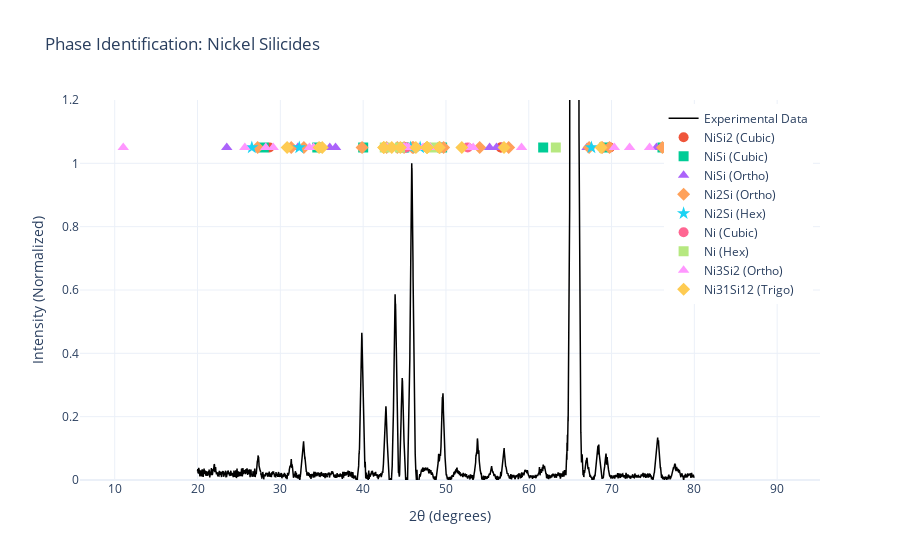

Notebook code for this chart:
### Code cell
fig = go.Figure()

# 1. Plot the Experimental Data (the black line)
fig.add_trace(go.Scatter(
    x=full_processed['Angle'], 
    y=full_processed['intensity_norm'],
    mode='lines',
    name='Experimental Data',
    line=dict(color='black', width=1.5)
))

# 2. Add Reference Markers
# We use different colors/symbols for each phase fetched from the API
symbols = ['circle', 'square', 'triangle-up', 'diamond', 'star']

for i, (name, ref) in enumerate(all_references.items()):
    # We plot these at a fixed height or relative to your data
    # Here, we plot them at y=1.05 (just above the normalized data)
    fig.add_trace(go.Scatter(
        x=ref['two_theta'],
        y=[1.05] * len(ref['two_theta']), # Align them in a row at the top
        mode='markers',
        name=name,
        marker=dict(symbol=symbols[i % len(symbols)], size=10),
        hovertemplate=f"<b>{name}</b><br>2θ: %{{x}}<br>Ref Intensity: %{{text}}%<extra></extra>",
        text=ref['intensity'] # Store relative intensity in hover text
    ))

# 3. Scientific Styling
fig.update_layout(
    yaxis_range=[0, 1.2],
    title="Phase Identification: Nickel Silicides",
    xaxis_title="2θ (degrees)",
    yaxis_title="Intensity (Normalized)",
    template="plotly_white",
    hovermode="x unified",
    legend=dict(yanchor="top", y=0.99, xanchor="right", x=0.99)
)

fig.show()

### Figure 1 — Plotly figure (JSON) as saved in the notebook; plotly's stock layout.template omitted (floating-point values rounded to 4 significant figures; data arrays with more than 128 entries replaced by an {"elided": "..."} marker saying what was removed)
{"data": [{"line": {"color": "black", "width": 1.5}, "mode": "lines", "name": "Experimental Data", "type": "scatter", "x": {"elided": "6001 float values"}, "y": {"elided": "6001 float values"}}, {"hovertemplate": "<b>NiSi2 (Cubic)</b><br>2θ: %{x}<br>Ref Intensity: %{text}%<extra></extra>", "marker": {"size": 10, "symbol": "circle"}, "mode": "markers", "name": "NiSi2 (Cubic)", "text": [100.0, 81.42, 40.71, 26.87, 10.08, 12.43, 6.216, 5.0, 5.0, 5.0, 6.573, 23.0, 9.859], "type": "scatter", "x": [28.68, 47.72, 47.72, 56.63, 56.63, 69.79, 69.79, 77.13, 77.13, 77.13, 88.95, 88.95, 88.95], "y": [1.05, 1.05, 1.05, 1.05, 1.05, 1.05, 1.05, 1.05, 1.05, 1.05, 1.05, 1.05, 1.05]}, {"hovertemplate": "<b>NiSi (Cubic)</b><br>2θ: %{x}<br>Ref Intensity: %{text}%<extra></extra>", "marker": {"size": 10, "symbol": "square"}, "mode": "markers", "name": "NiSi (Cubic)", "text": [20.43, 17.86, 11.03, 100.0, 47.09, 7.178, 9.13, 5.632, 30.32, 6.884, 5.579], "type": "scatter", "x": [28.0, 34.46, 40.01, 44.97, 49.54, 61.74, 69.12, 76.15, 79.58, 86.34, 89.69], "y": [1.05, 1.05, 1.05, 1.05, 1.05, 1.05, 1.05, 1.05, 1.05, 1.05, 1.05]}, {"hovertemplate": "<b>NiSi (Ortho)</b><br>2θ: %{x}<br>Ref Intensity: %{text}%<extra></extra>", "marker": {"size": 10, "symbol": "triangle-up"}, "mode": "markers", "name": "NiSi (Ortho)", "text": [13.27, 75.51, 16.99, 29.18, 21.57, 13.58, 10.54, 73.27, 100.0, 31.35, 27.9, 28.72, 14.66, 17.99, 7.446, 8.199, 14.59, 13.26, 14.7, 14.63, 9.323], "type": "scatter", "x": [23.53, 31.33, 32.11, 34.87, 35.97, 36.67, 44.53, 46.01, 47.58, 48.13, 52.35, 55.27, 56.1, 56.76, 67.04, 75.42, 76.28, 76.38, 79.6, 82.19, 82.68], "y": [1.05, 1.05, 1.05, 1.05, 1.05, 1.05, 1.05, 1.05, 1.05, 1.05, 1.05, 1.05, 1.05, 1.05, 1.05, 1.05, 1.05, 1.05, 1.05, 1.05, 1.05]}, {"hovertemplate": "<b>Ni2Si (Ortho)</b><br>2θ: %{x}<br>Ref Intensity: %{text}%<extra></extra>", "marker": {"size": 10, "symbol": "diamond"}, "mode": "markers", "name": "Ni2Si (Ortho)", "text": [10.16, 7.841, 24.84, 40.21, 29.13, 70.65, 39.42, 100.0, 84.2, 61.62, 24.68, 25.67, 9.681, 13.78, 20.01, 6.544, 17.34, 9.616, 6.863, 17.38, 6.746, 15.12, 8.497, 13.33], "type": "scatter", "x": [27.25, 31.31, 32.85, 39.87, 42.84, 44.13, 44.95, 45.95, 46.09, 49.25, 49.72, 54.07, 57.58, 67.29, 68.87, 69.76, 76.14, 78.8, 79.11, 85.05, 85.42, 88.01, 88.67, 89.95], "y": [1.05, 1.05, 1.05, 1.05, 1.05, 1.05, 1.05, 1.05, 1.05, 1.05, 1.05, 1.05, 1.05, 1.05, 1.05, 1.05, 1.05, 1.05, 1.05, 1.05, 1.05, 1.05, 1.05, 1.05]}, {"hovertemplate": "<b>Ni2Si (Hex)</b><br>2θ: %{x}<br>Ref Intensity: %{text}%<extra></extra>", "marker": {"size": 10, "symbol": "star"}, "mode": "markers", "name": "Ni2Si (Hex)", "text": [5.892, 21.83, 100.0, 93.0, 28.65, 6.339, 18.99, 9.494, 9.417], "type": "scatter", "x": [26.56, 32.29, 45.73, 46.88, 67.57, 77.62, 86.27, 86.27, 87.11], "y": [1.05, 1.05, 1.05, 1.05, 1.05, 1.05, 1.05, 1.05, 1.05]}, {"hovertemplate": "<b>Ni (Cubic)</b><br>2θ: %{x}<br>Ref Intensity: %{text}%<extra></extra>", "marker": {"size": 10, "symbol": "circle"}, "mode": "markers", "name": "Ni (Cubic)", "text": [33.33, 100.0, 61.64, 5.908, 11.82, 17.73], "type": "scatter", "x": [45.15, 45.15, 52.63, 77.65, 77.65, 77.65], "y": [1.05, 1.05, 1.05, 1.05, 1.05, 1.05]}, {"hovertemplate": "<b>Ni (Hex)</b><br>2θ: %{x}<br>Ref Intensity: %{text}%<extra></extra>", "marker": {"size": 10, "symbol": "square"}, "mode": "markers", "name": "Ni (Hex)", "text": [24.62, 28.87, 100.0, 13.93, 14.44, 17.33], "type": "scatter", "x": [42.61, 44.45, 48.36, 63.27, 78.0, 84.72], "y": [1.05, 1.05, 1.05, 1.05, 1.05, 1.05]}, {"hovertemplate": "<b>Ni3Si2 (Ortho)</b><br>2θ: %{x}<br>Ref Intensity: %{text}%<extra></extra>", "marker": {"size": 10, "symbol": "triangle-up"}, "mode": "markers", "name": "Ni3Si2 (Ortho)", "text": [20.06, 6.821, 37.71, 14.95, 16.62, 5.125, 13.01, 6.563, 54.16, 18.81, 8.944, 5.877, 100.0, 79.12, 38.87, 23.28, 8.217, 43.9, 26.83, 15.81, 7.827, 8.009, 5.877, 5.949, 21.06, 5.862, 5.185, 7.318, 5.97, 8.375, 9.006, 7.99], "type": "scatter", "x": [11.03, 25.71, 28.24, 29.14, 33.51, 34.02, 42.81, 42.92, 44.91, 44.96, 45.21, 45.24, 45.48, 46.34, 46.65, 47.24, 47.75, 48.09, 52.85, 53.29, 59.13, 70.33, 72.18, 74.59, 77.59, 78.88, 83.86, 84.02, 85.16, 85.66, 87.04, 87.43], "y": [1.05, 1.05, 1.05, 1.05, 1.05, 1.05, 1.05, 1.05, 1.05, 1.05, 1.05, 1.05, 1.05, 1.05, 1.05, 1.05, 1.05, 1.05, 1.05, 1.05, 1.05, 1.05, 1.05, 1.05, 1.05, 1.05, 1.05, 1.05, 1.05, 1.05, 1.05, 1.05]}, {"hovertemplate": "<b>Ni31Si12 (Trigo)</b><br>2θ: %{x}<br>Ref Intensity: %{text}%<extra></extra>", "marker": {"size": 10, "symbol": "diamond"}, "mode": "markers", "name": "Ni31Si12 (Trigo)", "text": [7.588, 9.307, 9.352, 17.52, 8.76, 23.72, 5.554, 100.0, 5.01, 28.63, 57.25, 7.094, 8.554, 5.12, 9.328, 5.487, 7.009, 7.801], "type": "scatter", "x": [30.82, 34.68, 35.06, 42.49, 42.49, 43.45, 44.5, 46.37, 47.69, 47.73, 47.73, 49.19, 51.91, 57.01, 68.74, 78.68, 79.61, 87.97], "y": [1.05, 1.05, 1.05, 1.05, 1.05, 1.05, 1.05, 1.05, 1.05, 1.05, 1.05, 1.05, 1.05, 1.05, 1.05, 1.05, 1.05, 1.05]}], "layout": {"hovermode": "x unified", "legend": {"x": 0.99, "xanchor": "right", "y": 0.99, "yanchor": "top"}, "title": {"text": "Phase Identification: Nickel Silicides"}, "xaxis": {"title": {"text": "2θ (degrees)"}}, "yaxis": {"range": [0, 1.2], "title": {"text": "Intensity (Normalized)"}}}}
